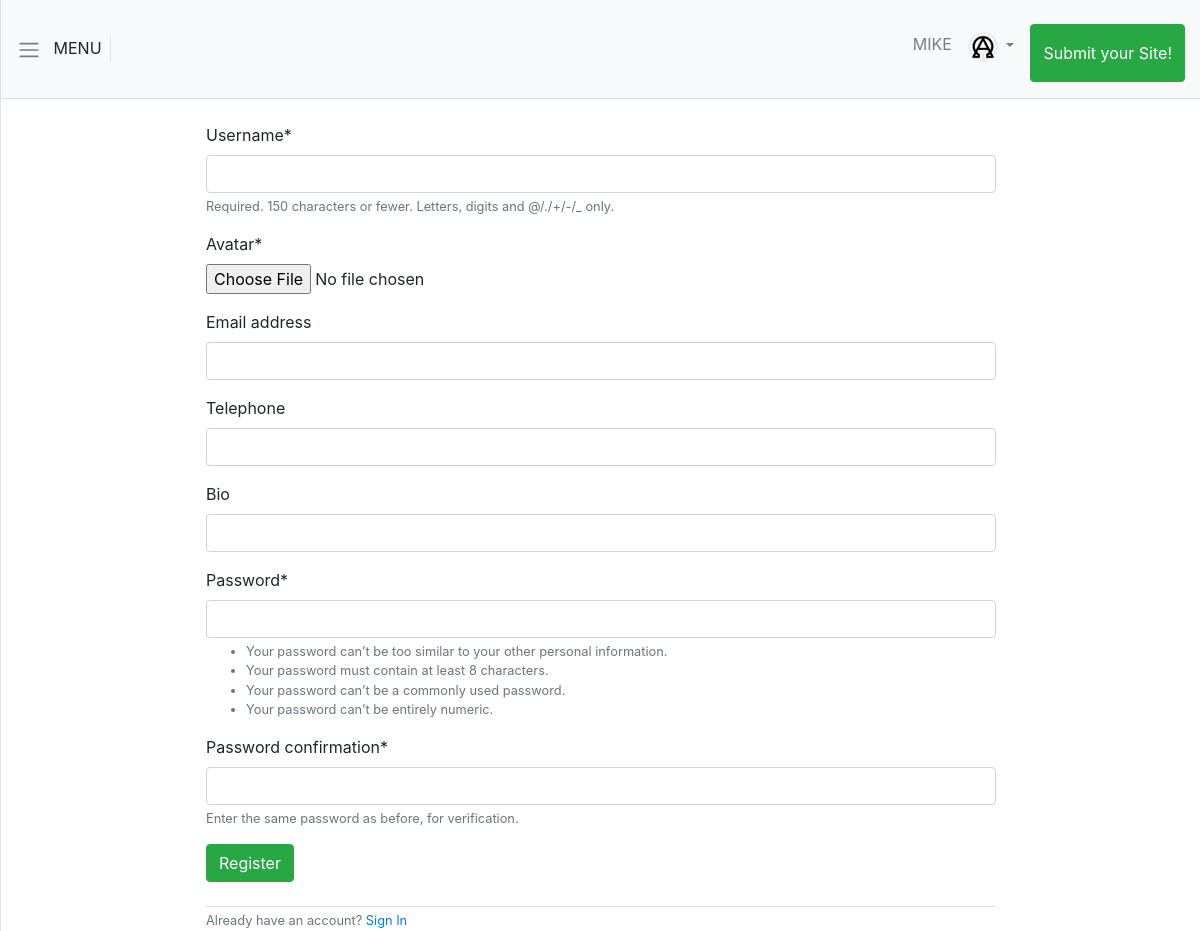
The page /accounts/register/ (signed in) on the database its author committed.
### accounts/models.py (models this page shows, shortened)
class CustomUser(AbstractUser):
    avatar = models.ImageField(upload_to='avatars', default='default_avatar.jpg')
    bio = models.CharField(max_length=500, null=True, blank=True)
    telephone = models.CharField(max_length=13, blank=True, null=True)

### accounts/views.py (the view)
# urls.py: path('register/', UserCreateView.as_view(), name="register" )
class UserCreateView(CreateView):
    form_class = CustomUserCreationForm
    template_name="signup.html"
    success_url = reverse_lazy('login')

### accounts/forms.py
class CustomUserCreationForm(UserCreationForm):
    class Meta(UserCreationForm.Meta):
        model = CustomUser
        fields = UserCreationForm.Meta.fields + ('avatar','email','telephone','bio')

### templates/signup.html (shortened to what this page needs)
{% extends 'base.html'%}
{% load crispy_forms_tags%}
{% block content%}
<div class="row">
    <div class="login_form col-lg-8 mx-auto mt-4">
        <form action="" method="POST" enctype="multipart/form-data">
            {{form | crispy }}
            <button type="submit" class="btn btn-success">Register</button>
        </form>
        <div class="text-muted border-top mt-4">
            <small>Already have an account? <a href="{% url 'login'%}">Sign In</a> </small>
        </div>
    </div>
</div>
{% endblock content%}

### templates/navbar.html (shortened to what this page needs)
<nav class="navbar navbar-expand-lg navbar-light bg-light border-bottom p-3 my_navbar">
    <div style="cursor: pointer; height: 100%;" id='menu-toggle' class="border-right">
        <span class="navbar-toggler-icon"></span>
        <span class="px-2">MENU</span>
    </div>
    <div class="collapse navbar-collapse" id="navbarSupportedContent">
        <ul class="navbar-nav ml-auto mt-2">
            {% if user.is_authenticated%}
            <li class="nav-item">
                <a class="nav-link" href="{%url 'profile' user.id%}">{{user.username}}</a>
            </li>
            <li class="nav-item dropdown">
                <a class="nav-link dropdown-toggle" href="#" id="navbarDropdown" role="button" data-toggle="dropdown"
                    aria-haspopup="true" aria-expanded="false">
                    <img src="{{user.avatar.url}}" alt="user.username" class="navbar_avatar">
                </a>
            </li>
            <li>
                <a class="btn btn-success btn-large h-100 py-3 ml-2" href="{% url 'add_site' %}">Submit your Site!</a>
            </li>
            {% else %}
            <li class="nav-item">
                <a class="nav-link" href="{% url 'login' %}">REGISTER/LOGIN</a>
            </li>
            {% endif %}
        </ul>
    </div>
</nav>

### static/css/simple-sidebar.css (style rules this page uses)
body { overflow-x: hidden; }

### static/css/main.css (style rules this page uses)
.navbar_avatar { width:30px; height:30px; border-radius: 50%; }

### rows shown on the page
CustomUser: username "MIKE", avatar (picture)
